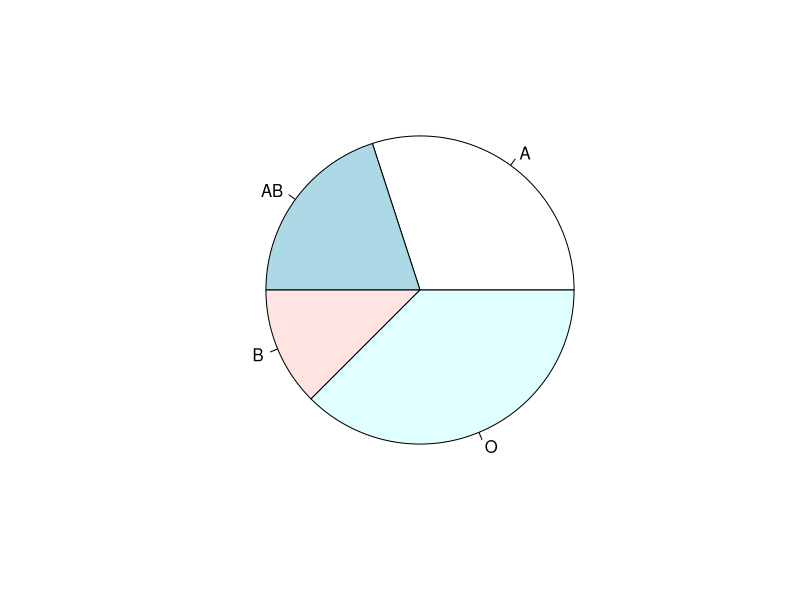

This chart was generated by the following R code:
setwd("D:/source")
student <- read.csv("student_blood_types.csv")
student_freq <- table(student$Blood)
student_freq
pie(student_freq)
